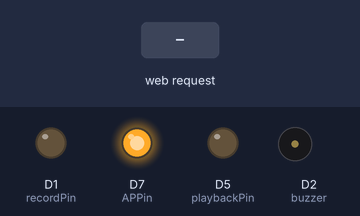
Simulated run of this sketch. Board: ESP8266 (NodeMCU). On the bench: output pins drawn as LEDs (lit = HIGH), buzzer (waves = sounding). The test bench sets the inputs (shaded band).

Above: at 1.2 s.
1.3 s: HTTP request GET /record received
At 1.7 s:
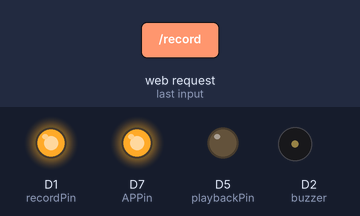
2.8 s: HTTP request GET /piano?index=1&type=1 received
At 4.0 s:
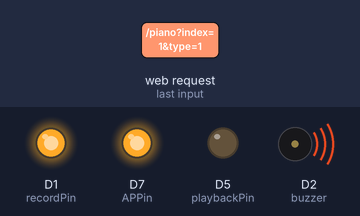
4.3 s: HTTP request GET /record?index=1 received
At 5.2 s:
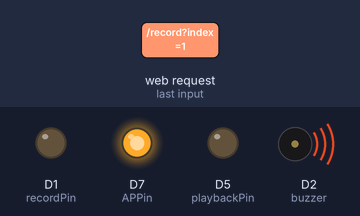
5.8 s: HTTP request GET /playback received
At 6.3 s:
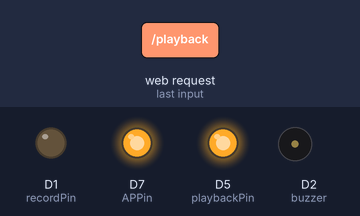
Timing chart, 0 to 8.3 s (numbered marks = the images above; inputs shaded):
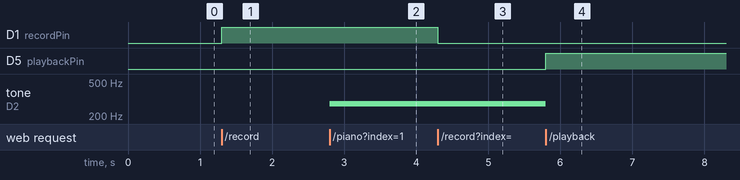

Measured:
- after the input at 1.3 s, D1 (recordPin): LOW → HIGH at once
- after the input at 2.8 s, tone on D2 (buzzer): silent → 277 Hz at once
- after the input at 4.3 s, D1 (recordPin): HIGH → LOW at once
- after the input at 5.8 s, D5 (playbackPin): LOW → HIGH at once; tone on D2 (buzzer): 277 Hz → silent at once

The sketch:

PianoOnNode.ino
```cpp
#include <ESP8266WiFi.h>
#include <ESP8266WebServer.h>
#include <WebSocketsServer.h>
#include <limits.h>
#include "pitches.h"

const char* ssid = "PianoNode";
const char* APpassword = "pianonode";

IPAddress staticIP(192, 168, 1, 69), gateway(192,168,1,1), subnet(255,255,255,0);
ESP8266WebServer server(80);
WebSocketsServer webSocketServer(81);

const int notes[24] = {NOTE_C4 ,NOTE_CS4,NOTE_D4 ,NOTE_DS4,NOTE_E4 ,NOTE_F4 ,NOTE_FS4,NOTE_G4 ,NOTE_GS4,NOTE_A4 ,NOTE_AS4,NOTE_B4,
                      NOTE_C5 ,NOTE_CS5,NOTE_D5 ,NOTE_DS5,NOTE_E5 ,NOTE_F5 ,NOTE_FS5,NOTE_G5 ,NOTE_GS5,NOTE_A5 ,NOTE_AS5,NOTE_B5};

const byte APPin = D7;
const byte buzzer = D2;
const byte recordPin = D1;
const byte playbackPin = D5;
const int bufferSize = 200;

byte curNote = -1;
bool recording = false;
bool playingBack = false;
bool recordingStarted = false;

int songLength = 0;
byte notesBuffer[bufferSize];
int durationsBuffer[bufferSize];
int playbackIdx = 0;

unsigned long delaySz = 0;
unsigned long lastNote = 0;

byte stob(const String s) {
  byte ret = 0;
  for(int i = 0; i < s.length(); i++) {
    ret = ret*10 + (s[i]-'0');
  }
  return ret;
}

void startHotspot() {
  WiFi.softAPConfig(staticIP, gateway, subnet);
  digitalWrite(APPin, WiFi.softAP(ssid, APpassword));
}

void handlePiano() {
  if (server.hasArg("index") && server.hasArg("type")) {
    server.sendHeader("Access-Control-Allow-Origin", "*");
    server.send(200);

    if(playingBack) return;

    int index = stob(server.arg("index"));
    bool type = (server.arg("type") == "1");

    if(recordingStarted && songLength != bufferSize) {
      notesBuffer[songLength] = curNote;
      durationsBuffer[songLength] = millis() - lastNote;
      songLength++;
    }

    lastNote = millis();
    if(type) {
      curNote = index;
      tone(buzzer, notes[index]);
      if(recording)
        recordingStarted = true;

      return;
    }

    if(index == curNote) {
      curNote = -1;
      noTone(buzzer);
    }
  }
  else
    server.send(400);
}

void handleRecord() {
  server.sendHeader("Access-Control-Allow-Origin", "*");
  if(playingBack) {
    server.send(400);
    return;
  }
  if(recording) {
    server.send(200, "text/plain", "0");
    recording = false;
    recordingStarted = false;
  }
  else {
    server.send(200, "text/plain", "1");
    recording = true;
    songLength = 0;
  }
  digitalWrite(recordPin, recording);
}

void handlePlayback() {
  server.sendHeader("Access-Control-Allow-Origin", "*");
  if(recording) {
    server.send(400);
    return;
  }
  if(playingBack) {
    server.send(200, "text/plain", "0");
    playingBack = false;
    noTone(buzzer);
    webSocketServer.broadcastTXT("-1");
  }
  else {
    server.send(200, "text/plain", "1");
    playingBack = true;
    playbackIdx = 0;
    delaySz = 0;
  }
  digitalWrite(playbackPin, playingBack);
}

void handleRoot() {
  server.sendHeader("Access-Control-Allow-Origin", "*");
  String response = (recording ? "1" : "0");
  response += (playingBack ? "1" : "0");
  server.send(200, "text/plain", response);
}


void setup() {
  pinMode(buzzer, OUTPUT);
  pinMode(APPin, OUTPUT);
  pinMode(recordPin, OUTPUT);
  pinMode(playbackPin, OUTPUT);

  startHotspot();

  server.on("/", handleRoot);
  server.on("/piano", handlePiano);
  server.on("/record", handleRecord);
  server.on("/playback", handlePlayback);

  server.begin();
  webSocketServer.begin();
}

void playNext() {
  if(millis() - lastNote >= delaySz) {
    if(playbackIdx != songLength) {
      int note = notesBuffer[playbackIdx];
      webSocketServer.broadcastTXT(String(note).c_str());
      if(~note)
        tone(buzzer, notes[note]);
      else
        noTone(buzzer);
      delaySz = durationsBuffer[playbackIdx];
      lastNote = millis();
      playbackIdx++;
    }
    else {
      webSocketServer.broadcastTXT("-1");
      noTone(buzzer);
      lastNote = millis();
      delaySz = ULONG_MAX;
    }
  }
}


void loop() {
  server.handleClient();
  webSocketServer.loop();

  if(playingBack)
    playNext();
}
```

pitches.h
```cpp
#define NOTE_B0  31
#define NOTE_C1  33
#define NOTE_CS1 35
#define NOTE_D1  37
#define NOTE_DS1 39
#define NOTE_E1  41
#define NOTE_F1  44
#define NOTE_FS1 46
#define NOTE_G1  49
#define NOTE_GS1 52
#define NOTE_A1  55
#define NOTE_AS1 58
#define NOTE_B1  62
#define NOTE_C2  65
#define NOTE_CS2 69
#define NOTE_D2  73
#define NOTE_DS2 78
#define NOTE_E2  82
#define NOTE_F2  87
#define NOTE_FS2 93
#define NOTE_G2  98
#define NOTE_GS2 104
#define NOTE_A2  110
#define NOTE_AS2 117
#define NOTE_B2  123
#define NOTE_C3  131
#define NOTE_CS3 139
#define NOTE_D3  147
#define NOTE_DS3 156
#define NOTE_E3  165
#define NOTE_F3  175
#define NOTE_FS3 185
#define NOTE_G3  196
#define NOTE_GS3 208
#define NOTE_A3  220
#define NOTE_AS3 233
#define NOTE_B3  247
#define NOTE_C4  262
#define NOTE_CS4 277
#define NOTE_D4  294
#define NOTE_DS4 311
#define NOTE_E4  330
#define NOTE_F4  349
#define NOTE_FS4 370
#define NOTE_G4  392
#define NOTE_GS4 415
#define NOTE_A4  440
#define NOTE_AS4 466
#define NOTE_B4  494
#define NOTE_C5  523
#define NOTE_CS5 554
#define NOTE_D5  587
#define NOTE_DS5 622
#define NOTE_E5  659
#define NOTE_F5  698
#define NOTE_FS5 740
#define NOTE_G5  784
#define NOTE_GS5 831
#define NOTE_A5  880
#define NOTE_AS5 932
#define NOTE_B5  988
#define NOTE_C6  1047
#define NOTE_CS6 1109
#define NOTE_D6  1175
#define NOTE_DS6 1245
#define NOTE_E6  1319
#define NOTE_F6  1397
#define NOTE_FS6 1480
#define NOTE_G6  1568
#define NOTE_GS6 1661
#define NOTE_A6  1760
#define NOTE_AS6 1865
#define NOTE_B6  1976
#define NOTE_C7  2093
#define NOTE_CS7 2217
#define NOTE_D7  2349
#define NOTE_DS7 2489
#define NOTE_E7  2637
#define NOTE_F7  2794
#define NOTE_FS7 2960
#define NOTE_G7  3136
#define NOTE_GS7 3322
#define NOTE_A7  3520
#define NOTE_AS7 3729
#define NOTE_B7  3951
#define NOTE_C8  4186
#define NOTE_CS8 4435
#define NOTE_D8  4699
#define NOTE_DS8 4978
```
